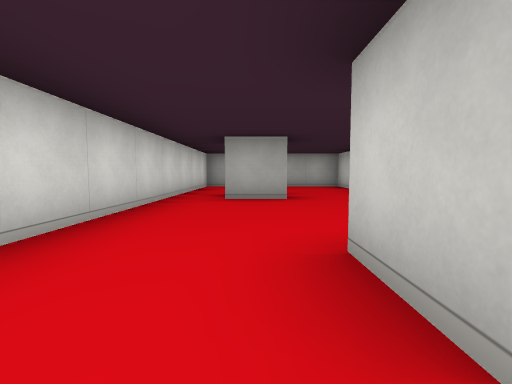
View 1 (above)

12 first-person views from a walk through a cub3D maze. The camera is about half as high as the walls, tilts 4° down and sees 85° across. The floor is counted in squares. Each view is taken from the middle of a square. On the plan, view 1 faces up. The plan holds only what a view shows up to about 9 squares ahead; the rest is blank.

View 2
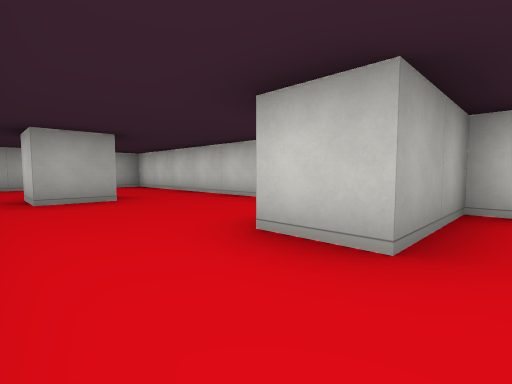

View 3
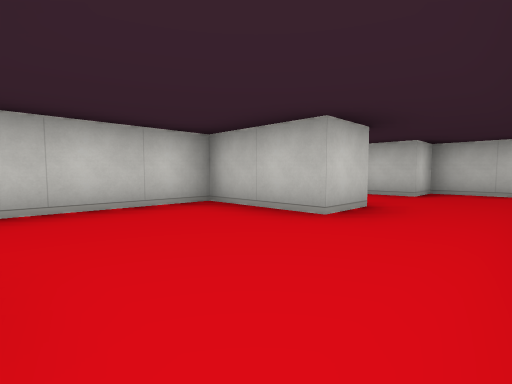

View 4
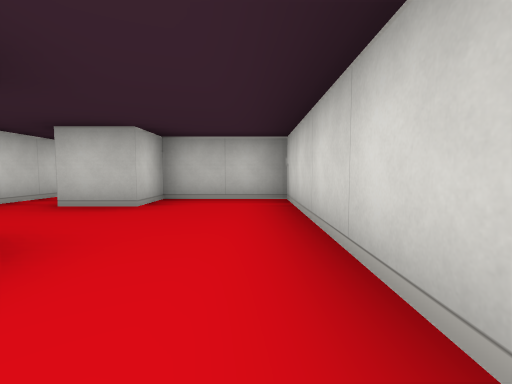

View 5
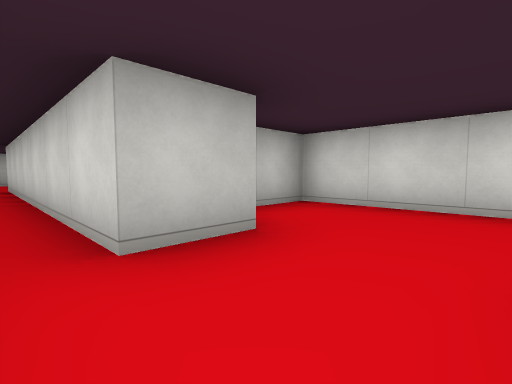

View 6
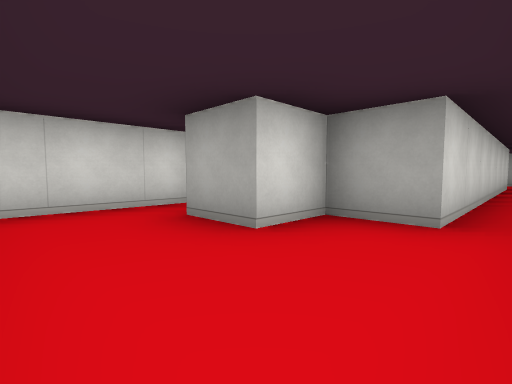

View 7
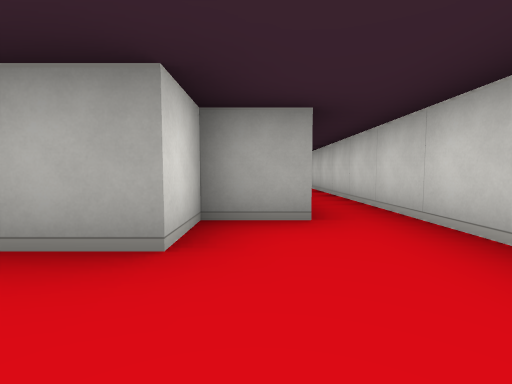

View 8
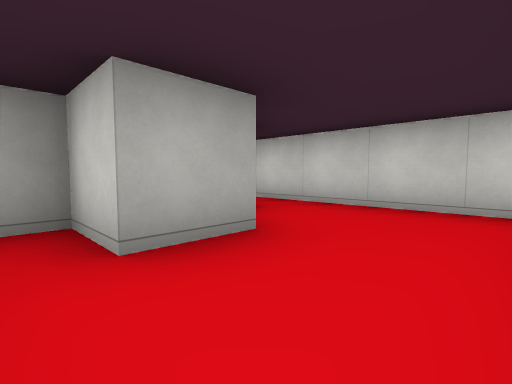

View 9
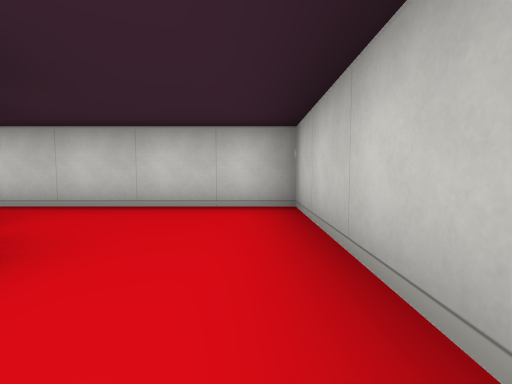

View 10
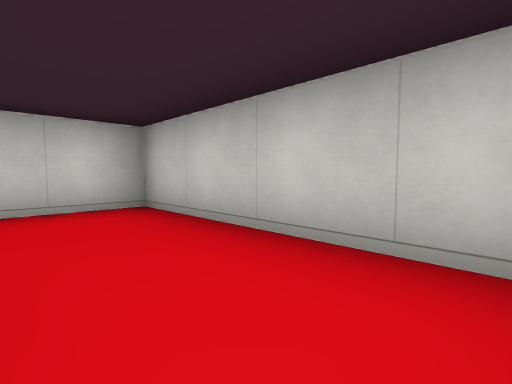

View 11
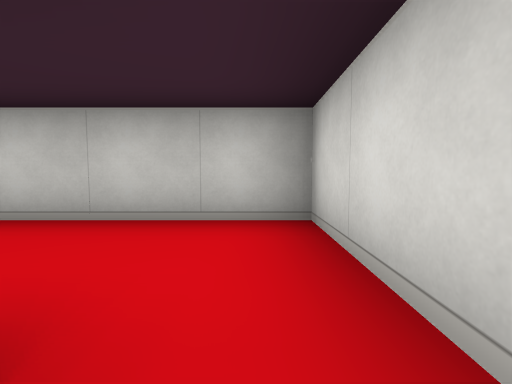

View 12
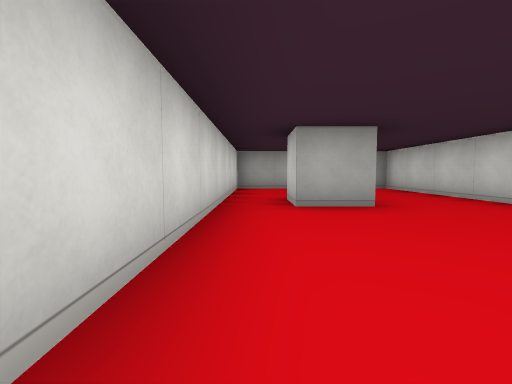

### Floor plan
Points are (right, up) in squares from view 1. A wall is a line through its corners. A room is listed if a view was taken in it or the views show most of it. See-through windows are left out.
Room 1 (views 1, 2, 12)
walls: (1.4, 0.5) (0.5, 0.5) (0.5, 1.5); (-1.5, 1.5) (-1.5, -2.5) (0.5, -2.5) (0.5, -1.5) (1.5, -1.5)
ways out: opening at (-0.5, 1) to room 2; opening at (1, -0.5) to room 3
Room 2 (views 3, 4)
walls: (0.6, 4.5) (-0.5, 4.5) (-0.5, 5.5); (0.5, 1.5) (2.5, 1.5) (2.5, 8.5) (-1.5, 8.5) (-1.5, 1.5)
ways out: opening at (-0.5, 1) to room 1
Room 3 (views 5, 6, 7, 8, 9, 10, 11)
walls: (-1.5, -8.9) (-1.5, -11.5) (2.5, -11.5) (2.5, -1.8); (1.5, -1.5) (1.5, -8.5) (0.5, -8.5) (0.5, -9.5) (-0.5, -9.5) (-0.5, -8.5) (-1, -8.5); (2.6, 0.5) (1.4, 0.5)
ways out: opening at (1, -0.5) to room 1

Where each view was taken, in squares from view 1:
view 1: 0 up, 0 right, facing up
view 2: 0 up, 1 left, facing up-right
view 3: 4 up, 1 left, facing down-right
view 4: 2 up, 1 left, facing down
view 5: 0 up, 2 right, facing down-left
view 6: 11 down, 2 right, facing up-left
view 7: 11 down, 1 right, facing up
view 8: 11 down, 1 left, facing up-right
view 9: 11 down, 1 left, facing right
view 10: 10 down, 1 left, facing down-right
view 11: 9 down, 1 left, facing down
view 12: 1 up, 1 left, facing up
